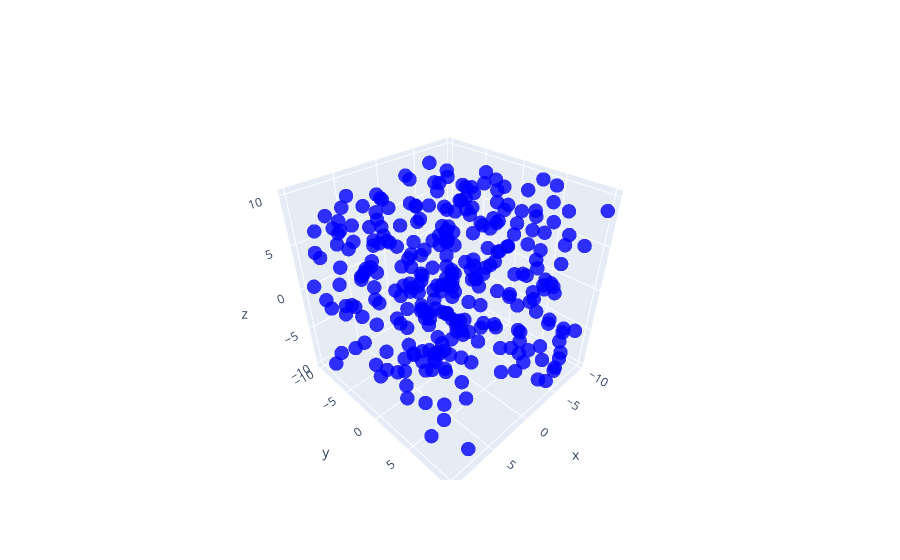

This figure's notebook cell:
### Markdown cell above
1. Using the given dataset, to generate a 3D scatter plot to visualize the distribution of data points in a threedimensional space.

np.random.seed(30)
data = {
    'X': np.random.uniform(-10, 10, 300),
    'Y': np.random.uniform(-10, 10, 300),
    'Z': np.random.uniform(-10, 10, 300)
}
df = pd.DataFrame(data)

### Code cell
np.random.seed(30)
data = {
    'X': np.random.uniform(-10, 10, 300),
    'Y': np.random.uniform(-10, 10, 300),
    'Z': np.random.uniform(-10, 10, 300)
}
df = pd.DataFrame(data)

fig = go.Figure()
fig.add_trace(go.Scatter3d(
    x=df['X'],
    y=df['Y'],
    z=df['Z'],
    mode='markers',
    marker=dict(
        size=5,
        color='blue',  # Set marker color
        opacity=0.8    # Set marker opacity
    )
))

### Figure 1 — Plotly figure (JSON) as saved in the notebook; plotly's stock layout.template omitted (floating-point values rounded to 4 significant figures; data arrays with more than 128 entries replaced by an {"elided": "..."} marker saying what was removed)
{"data": [{"marker": {"color": "blue", "opacity": 0.8, "size": 5}, "mode": "markers", "type": "scatter3d", "x": {"elided": "300 float values"}, "y": {"elided": "300 float values"}, "z": {"elided": "300 float values"}}], "layout": {}}
